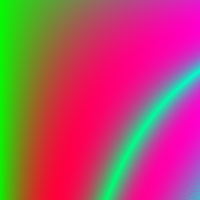
Frame 1 (no input)
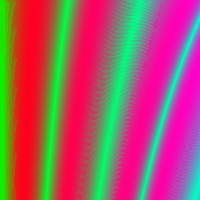
Frame 2 (the mouse pressed at the canvas centre, redrawn once)

The Processing sketch that drew these frames (run headless with seeded random() and noise(); the mouse was pressed at the canvas centre and the sketch redrawn once):

// Processing sketch: WaveGradient
// ── WaveGradient.pde
/**
 * Wave Gradient
 * by Ira Greenberg.
 * 
 * Generate a gradient along a sin() wave.
 */

float angle = 0;
float px = 0, py = 0;
float amplitude = 30;
float frequency = 0;
float fillGap = 2.5;
color c;

void setup() {
  size(200, 200);
  background(200,200,200);
  noLoop();
}

void draw() {
  for (int i =- 75; i < height+75; i++){
    // Reset angle to 0, so waves stack properly
    angle = 0;
    // Increasing frequency causes more gaps
    frequency+=.006;
    for (float j=0; j<width+75; j++){
      py = i+sin(radians(angle))*amplitude;
      angle+=frequency;
      c =  color(abs(py-i)*255/amplitude, 255-abs(py-i)*255/amplitude, j*(255.0/(width+50)));
      // Hack to fill gaps. Raise value of fillGap if you increase frequency
      for (int filler = 0; filler<fillGap; filler++){
        set(int(j-filler), int(py)-filler, c);
        set(int(j), int(py), c);
        set(int(j+filler), int(py)+filler, c);
      }
    }
  }
}
